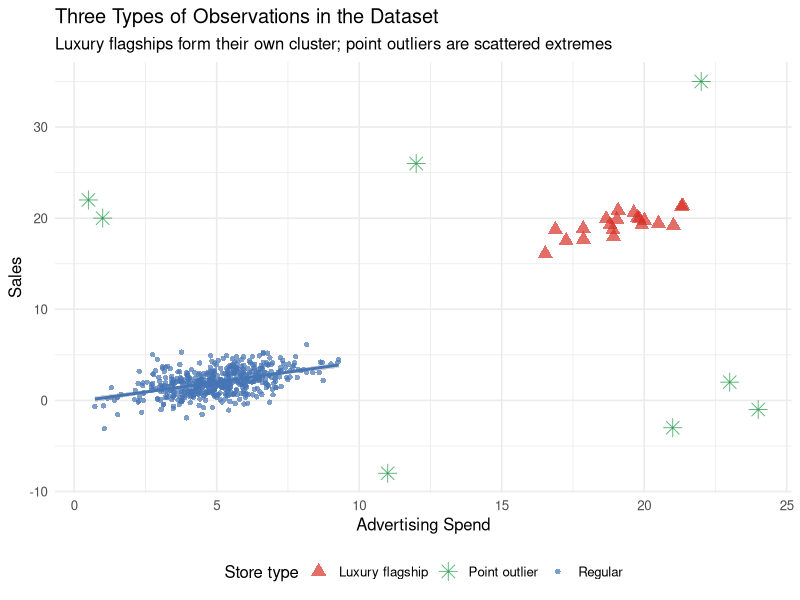
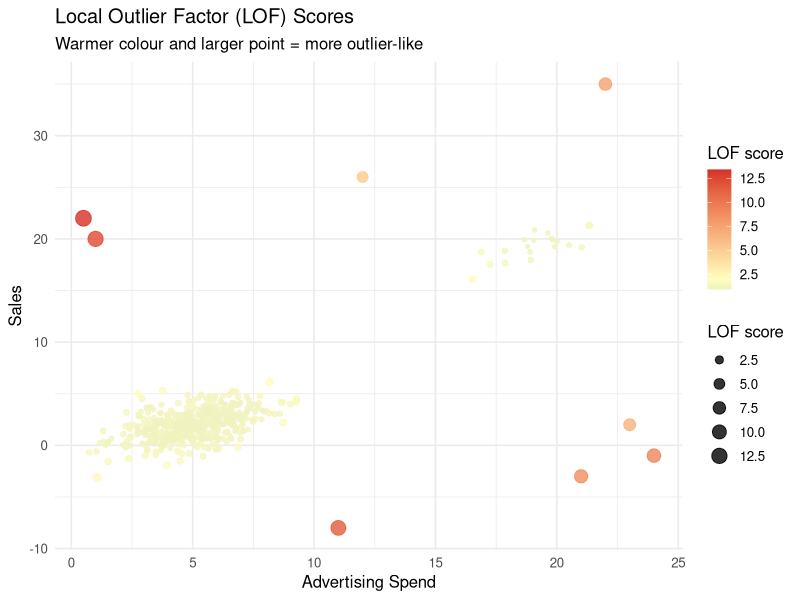
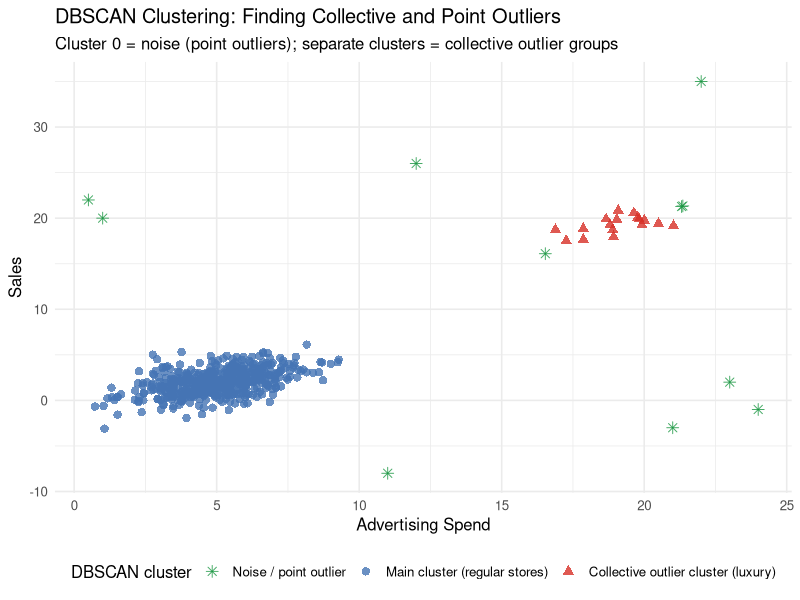
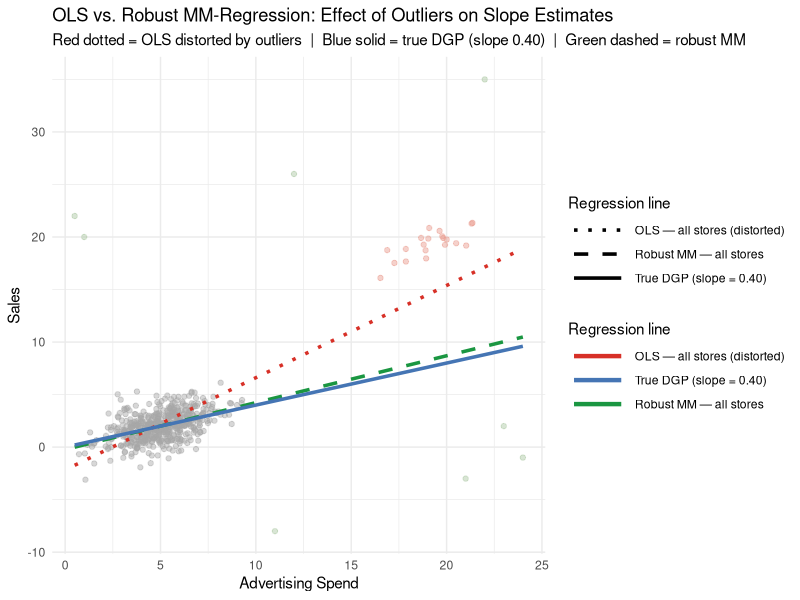
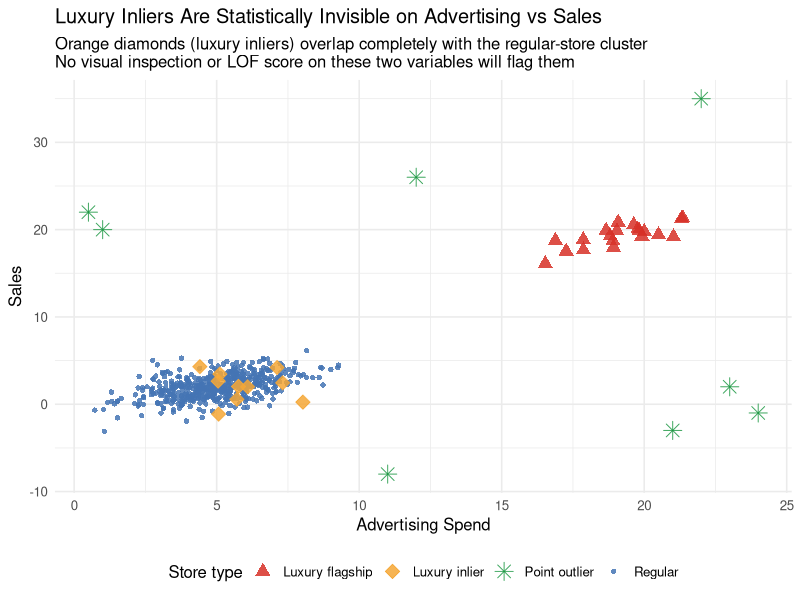
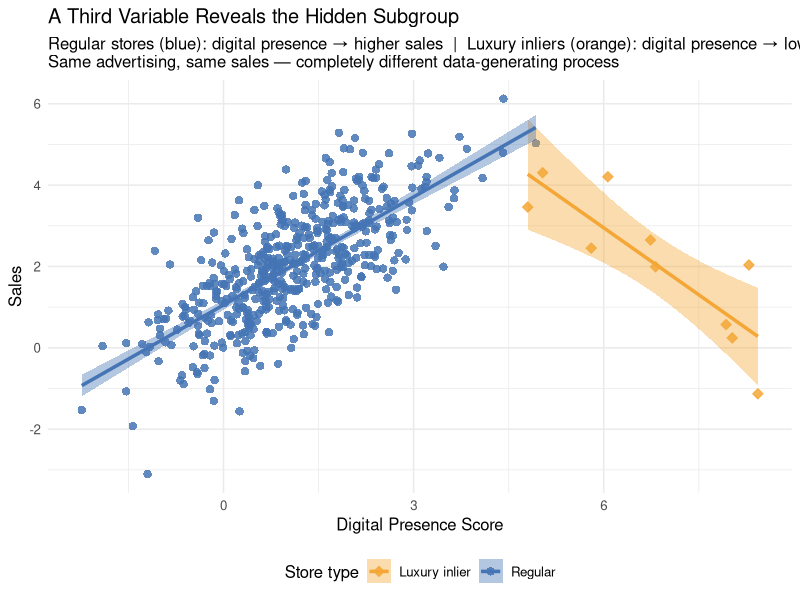

Recreate these plots in R, in order.
## ---- chunk 1
knitr::opts_chunk$set(
  echo = TRUE,
  fig.width = 8,
  fig.height = 5,
  fig.path = "figs/",
  dev = "svg"
)

dir.create("figs", recursive = TRUE, showWarnings = FALSE)
## ---- chunk 2
#| code-summary: "▶ Load required packages"
# Uncomment to install if needed:
# install.packages(c("lavaan", "semTools", "MASS", "ggplot2",
#                    "dplyr", "tidyr", "corrplot", "knitr", "lmtest",
#                    "mclust", "dbscan"))

library(lavaan)       # CFA and SEM (Cases 1 and 3)
library(semTools)     # htmt() and auxiliary SEM tools (Cases 1 and 3)
library(MASS)         # mvrnorm(): generate multivariate normal data (all cases)
library(ggplot2)      # Visualizations (all cases)
library(dplyr)        # Data manipulation (all cases)
library(tidyr)        # Data reshaping (Cases 2 and 3)
library(corrplot)     # Correlation heatmap (Case 1)
library(knitr)        # Nicely formatted tables (all cases)
library(lmtest)       # Breusch-Pagan heteroskedasticity test (Case 2)
library(mclust)       # Gaussian mixture models / latent class analysis (Case 4)
library(dbscan)       # Local outlier factor and DBSCAN clustering (Case 5)
## ---- chunk 3
#| code-summary: "▶ Simulate store dataset with collective and point outliers"
set.seed(2025)

# ── Regular stores ─────────────────────────────────────────────────────────────
# True DGP: sales = 0.40 * advertising + noise   (slope = 0.40, no intercept)
n_reg <- 500
adv_reg   <- rnorm(n_reg, mean = 5, sd = 1.5)
sales_reg <- 0.4 * adv_reg + rnorm(n_reg, sd = 1.2)

# ── Luxury flagship stores (collective outliers) ───────────────────────────────
# Different economic model: much higher advertising, steeper returns to advertising.
# Their cluster (centroid ≈ 20, 20) is far from the regular cluster (≈ 5, 2) —
# the "between-cluster" slope is ~1.2, which will pull OLS well above 0.40.
n_lux <- 20
adv_lux   <- rnorm(n_lux, mean = 20, sd = 1.5)
sales_lux <- 0.90 * adv_lux + rnorm(n_lux, sd = 0.8) + 2   # steeper slope, similar absolute level

# ── Point outliers (individual extreme observations) ───────────────────────────
n_pt  <- 8
# Point outliers are placed either at very low adv with implausibly high sales,
# or at high adv with implausibly low/negative sales, or in the mid-range gap
# (adv 10–13, between the regular cloud and the luxury cluster) with extreme sales.
# This keeps them visually isolated — none overlap the regular-store region.
adv_pt   <- c(24, 0.5, 11, 22, 1, 23, 12, 21)
sales_pt <- c(-1, 22,  -8, 35, 20,  2, 26, -3)

# ── Combine into single dataset ────────────────────────────────────────────────
df5 <- data.frame(
  advertising = c(adv_reg,    adv_lux,    adv_pt),
  sales       = c(sales_reg,  sales_lux,  sales_pt),
  store_type  = c(rep("Regular",        n_reg),
                  rep("Luxury flagship", n_lux),
                  rep("Point outlier",   n_pt))
)
## ---- chunk 4
#| code-summary: "▶ Plot: stores colored by true type"
ggplot(df5, aes(x = advertising, y = sales, colour = store_type, shape = store_type)) +
  geom_point(aes(size = store_type), alpha = 0.7) +
  geom_smooth(data = filter(df5, store_type == "Regular"),
              method = "lm", se = TRUE, colour = "#4575b4",
              linewidth = 1.0, inherit.aes = FALSE,
              aes(x = advertising, y = sales)) +
  scale_colour_manual(
    values = c("Regular"         = "#4575b4",
               "Luxury flagship" = "#d73027",
               "Point outlier"   = "#1a9641"),
    name   = "Store type"
  ) +
  scale_shape_manual(
    values = c("Regular" = 16, "Luxury flagship" = 17, "Point outlier" = 8),
    name   = "Store type"
  ) +
  scale_size_manual(
    values = c("Regular" = 1.5, "Luxury flagship" = 3.5, "Point outlier" = 4),
    name   = "Store type"
  ) +
  labs(
    x        = "Advertising Spend",
    y        = "Sales",
    title    = "Three Types of Observations in the Dataset",
    subtitle = "Luxury flagships form their own cluster; point outliers are scattered extremes"
  ) +
  theme_minimal(base_size = 12) +
  theme(legend.position = "bottom")
## ---- chunk 5
#| code-summary: "▶ Compute LOF scores and visualize"
# Standardise the variables before computing LOF
df5_scaled <- data.frame(
  advertising = scale(df5$advertising),
  sales       = scale(df5$sales)
)

# Compute LOF scores (minPts = number of neighbours to consider)
df5$lof_score <- dbscan::lof(df5_scaled, minPts = 10)

# Visualise LOF scores
ggplot(df5, aes(x = advertising, y = sales,
                colour = lof_score, size = lof_score)) +
  geom_point(alpha = 0.8) +
  scale_colour_gradient2(low = "#4575b4", mid = "#ffffbf", high = "#d73027",
                         midpoint = 2, name = "LOF score") +
  scale_size_continuous(range = c(1, 5), name = "LOF score") +
  labs(
    x        = "Advertising Spend",
    y        = "Sales",
    title    = "Local Outlier Factor (LOF) Scores",
    subtitle = "Warmer colour and larger point = more outlier-like"
  ) +
  theme_minimal(base_size = 12) +
  theme(legend.position = "right")
## ---- chunk 6
#| code-summary: "▶ Table: top outliers by LOF score"
# Show the top outliers by LOF score
df5 |>
  arrange(desc(lof_score)) |>
  select(advertising, sales, store_type, lof_score) |>
  head(15) |>
  mutate(across(where(is.numeric), \(x) round(x, 2))) |>
  kable(
    col.names = c("Advertising", "Sales", "Store Type", "LOF Score"),
    caption   = "Top 15 Observations by LOF Score (highest = most outlier-like)"
  )
## ---- chunk 7
#| code-summary: "▶ DBSCAN clustering — find collective outlier cluster"
# Fit DBSCAN
# eps: maximum distance to be considered a "neighbour"
# minPts: minimum cluster size
dbscan_fit <- dbscan::dbscan(df5_scaled, eps = 0.4, minPts = 4)
df5$cluster <- factor(dbscan_fit$cluster)

ggplot(df5, aes(x = advertising, y = sales,
                colour = cluster, shape = cluster)) +
  geom_point(size = 2.5, alpha = 0.8) +
  scale_colour_manual(
    values = c("0" = "#1a9641",   # noise = green (point outliers — matches scatter plot)
               "1" = "#4575b4",   # main cluster = blue (regular stores)
               "2" = "#d73027",   # luxury cluster = red (luxury flagships — matches scatter plot)
               "3" = "#fdae61"),  # any additional cluster
    labels = c("0" = "Noise / point outlier",
               "1" = "Main cluster (regular stores)",
               "2" = "Collective outlier cluster (luxury)",
               "3" = "Additional cluster"),
    name   = "DBSCAN cluster",
    drop   = FALSE
  ) +
  scale_shape_manual(
    values = c("0" = 8, "1" = 16, "2" = 17, "3" = 15),
    labels = c("0" = "Noise / point outlier",
               "1" = "Main cluster (regular stores)",
               "2" = "Collective outlier cluster (luxury)",
               "3" = "Additional cluster"),
    name   = "DBSCAN cluster",
    drop   = FALSE
  ) +
  labs(
    x        = "Advertising Spend",
    y        = "Sales",
    title    = "DBSCAN Clustering: Finding Collective and Point Outliers",
    subtitle = "Cluster 0 = noise (point outliers); separate clusters = collective outlier groups"
  ) +
  theme_minimal(base_size = 12) +
  theme(legend.position = "bottom")
## ---- chunk 8
#| code-summary: "▶ OLS vs. robust MM-regression coefficient comparison"
# ── Fit regression models ─────────────────────────────────────────────────────
m_ols_all <- lm(sales ~ advertising, data = df5)
m_robust  <- MASS::rlm(sales ~ advertising, data = df5, method = "MM")
# True DGP: sales = 0.4 * advertising (known from simulation — slope = 0.40)

# ── Compare coefficients against true DGP ────────────────────────────────────
coef_compare5 <- data.frame(
  Model = c("OLS — all stores (distorted by outliers)",
            "True DGP (known from simulation)",
            "Robust MM-estimation — all stores"),
  `Advertising coefficient` = round(c(coef(m_ols_all)["advertising"],
                                      0.40,
                                      coef(m_robust)["advertising"]), 3)
)

kable(coef_compare5,
      col.names = c("Model", "Advertising Coefficient"),
      caption   = "OLS vs. Robust MM-Regression: The luxury flagship cluster and point outliers pull OLS well above the true DGP slope; MM-estimation recovers close to 0.40.")
## ---- chunk 9
#| code-summary: "▶ Plot: OLS vs. robust MM regression lines"
# Generate prediction lines
x_seq <- seq(min(df5$advertising), max(df5$advertising), length.out = 300)
newdat <- data.frame(advertising = x_seq)

pred_lines <- data.frame(
  advertising = rep(x_seq, 3),
  sales       = c(predict(m_ols_all, newdata = newdat),
                  0.40 * x_seq,                          # True DGP: slope = 0.40, intercept = 0
                  predict(m_robust,  newdata = newdat)),
  model       = rep(c("OLS — all stores (distorted)",
                      "True DGP (slope = 0.40)",
                      "Robust MM — all stores"),
                    each = length(x_seq))
)

line_colors <- c(
  "OLS — all stores (distorted)" = "#d73027",
  "True DGP (slope = 0.40)"     = "#4575b4",
  "Robust MM — all stores"      = "#1a9641"
)
line_types <- c(
  "OLS — all stores (distorted)" = "dotted",
  "True DGP (slope = 0.40)"     = "solid",
  "Robust MM — all stores"      = "dashed"
)

ggplot() +
  geom_point(data = df5,
             aes(x = advertising, y = sales, colour = store_type),
             alpha = 0.45, size = 1.5) +
  geom_line(data = pred_lines,
            aes(x = advertising, y = sales, colour = model, linetype = model),
            linewidth = 1.2) +
  scale_colour_manual(
    values = c(
      "Regular"                      = "grey65",
      "Luxury flagship"              = "#e8998d",
      "Point outlier"                = "#a8c5a0",
      "OLS — all stores (distorted)" = "#d73027",
      "True DGP (slope = 0.40)"     = "#4575b4",
      "Robust MM — all stores"      = "#1a9641"
    ),
    breaks = c("OLS — all stores (distorted)",
               "True DGP (slope = 0.40)",
               "Robust MM — all stores"),
    name = "Regression line"
  ) +
  scale_linetype_manual(values = line_types, name = "Regression line") +
  guides(colour   = guide_legend(order = 1, override.aes = list(linewidth = 1.5)),
         linetype = guide_legend(order = 1)) +
  labs(
    x        = "Advertising Spend",
    y        = "Sales",
    title    = "OLS vs. Robust MM-Regression: Effect of Outliers on Slope Estimates",
    subtitle = "Red dotted = OLS distorted by outliers  |  Blue solid = true DGP (slope 0.40)  |  Green dashed = robust MM"
  ) +
  theme_minimal(base_size = 11) +
  theme(legend.position  = "right",
        legend.direction = "vertical",
        legend.key.width = unit(1.5, "cm"))
## ---- chunk 10
#| code-summary: "▶ Sensitivity table: OLS vs. robust MM coefficients"
# Extract and compare key summary stats
sens_df <- data.frame(
  Method = c("OLS (all stores)", "Robust MM-estimation (all stores)"),
  `Intercept` = round(c(coef(m_ols_all)[1], coef(m_robust)[1]), 3),
  `Advertising slope` = round(c(coef(m_ols_all)[2], coef(m_robust)[2]), 3)
)

kable(sens_df,
      col.names = c("Method", "Intercept", "Advertising Slope"),
      caption   = "Sensitivity Check: OLS vs. Robust MM-Estimation Coefficients")
## ---- chunk 11
#| code-summary: "▶ Add luxury inliers + digital presence variable (extends df5)"
set.seed(42)
n_lux_in <- 10

# Luxury inliers: advertising and sales deliberately overlap with regular stores.
# On the main two dimensions, they are statistically indistinguishable.
adv_in   <- rnorm(n_lux_in, mean = 5.2, sd = 1.4)
sales_in <- 0.38 * adv_in + rnorm(n_lux_in, sd = 1.15)

# Third variable: digital presence score (0–10 composite: social media, web traffic,
# online reviews). Key distinction in the data-generating process:
#   Regular stores:      POSITIVE slope — mass-market brands benefit from digital reach.
#   Luxury inliers:      NEGATIVE slope — digital overexposure erodes brand exclusivity.
dp_reg <- 0.55 * sales_reg + rnorm(n_reg,    mean = 0, sd = 0.80)
dp_in  <- -0.65 * sales_in  + rnorm(n_lux_in, mean = 0, sd = 0.50) + 8.0

# Assign neutral digital scores to the obvious outlier groups (not the focus here)
dp_lux <- rnorm(n_lux, mean = 6.5, sd = 0.6)
dp_pt  <- rnorm(n_pt,  mean = 3.0, sd = 0.8)

# Extended dataset: all original stores + luxury inliers
df5_ext <- data.frame(
  advertising      = c(adv_reg,      adv_lux,       adv_pt,      adv_in),
  sales            = c(sales_reg,    sales_lux,     sales_pt,    sales_in),
  digital_presence = c(dp_reg,       dp_lux,        dp_pt,       dp_in),
  store_type       = c(rep("Regular",          n_reg),
                       rep("Luxury flagship",  n_lux),
                       rep("Point outlier",    n_pt),
                       rep("Luxury inlier",    n_lux_in))
)
## ---- chunk 12
#| code-summary: "▶ Plot: four store types — inliers hidden inside regular cluster"
type_cols  <- c("Regular"         = "#4575b4",
                "Luxury flagship" = "#d73027",
                "Point outlier"   = "#1a9641",
                "Luxury inlier"   = "#f4a736")
type_shps  <- c("Regular"         = 16, "Luxury flagship" = 17,
                "Point outlier"   = 8,  "Luxury inlier"   = 23)
type_szs   <- c("Regular"         = 1.5, "Luxury flagship" = 3.5,
                "Point outlier"   = 4.0, "Luxury inlier"   = 3.5)

ggplot(df5_ext,
       aes(x = advertising, y = sales,
           colour = store_type, fill = store_type,
           shape = store_type, size = store_type)) +
  geom_point(alpha = 0.85) +
  scale_colour_manual(values = type_cols, name = "Store type") +
  scale_fill_manual(values   = type_cols, name = "Store type") +
  scale_shape_manual(values  = type_shps, name = "Store type") +
  scale_size_manual(values   = type_szs,  name = "Store type") +
  labs(
    x        = "Advertising Spend",
    y        = "Sales",
    title    = "Luxury Inliers Are Statistically Invisible on Advertising vs Sales",
    subtitle = paste0("Orange diamonds (luxury inliers) overlap completely with the regular-store cluster\n",
                      "No visual inspection or LOF score on these two variables will flag them")
  ) +
  theme_minimal(base_size = 12) +
  theme(legend.position = "bottom")
## ---- chunk 13
#| code-summary: "▶ LOF scores by group: inliers are indistinguishable from regular stores"
df5_ext_scaled <- scale(df5_ext[, c("advertising", "sales")])
df5_ext$lof2d  <- dbscan::lof(df5_ext_scaled, minPts = 10)

df5_ext |>
  group_by(store_type) |>
  summarise(
    `Mean LOF`  = round(mean(lof2d), 2),
    `Max LOF`   = round(max(lof2d),  2),
    `Pct > 2.0` = paste0(round(100 * mean(lof2d > 2.0), 0), "%"),
    n           = n(),
    .groups = "drop"
  ) |>
  arrange(desc(`Mean LOF`)) |>
  kable(caption = paste0(
    "LOF scores by store type (advertising + sales only). ",
    "Inliers are statistically indistinguishable from regular stores — ",
    "any threshold you set will miss them."
  ))
## ---- chunk 14
#| code-summary: "▶ Digital presence vs sales: opposite slopes reveal the hidden subgroup"
reg_and_inliers <- filter(df5_ext, store_type %in% c("Regular", "Luxury inlier"))

ggplot(reg_and_inliers,
       aes(x = digital_presence, y = sales,
           colour = store_type, fill = store_type, shape = store_type)) +
  geom_point(size = 2.5, alpha = 0.85) +
  geom_smooth(aes(group = store_type), method = "lm", se = TRUE,
              linewidth = 1.2) +
  scale_colour_manual(
    values = c("Regular" = "#4575b4", "Luxury inlier" = "#f4a736"),
    name   = "Store type"
  ) +
  scale_fill_manual(
    values = c("Regular" = "#4575b4", "Luxury inlier" = "#f4a736"),
    name   = "Store type"
  ) +
  scale_shape_manual(
    values = c("Regular" = 16, "Luxury inlier" = 23),
    name   = "Store type"
  ) +
  labs(
    x        = "Digital Presence Score",
    y        = "Sales",
    title    = "A Third Variable Reveals the Hidden Subgroup",
    subtitle = paste0(
      "Regular stores (blue): digital presence \u2192 higher sales  |  ",
      "Luxury inliers (orange): digital presence \u2192 lower sales\n",
      "Same advertising, same sales — completely different data-generating process"
    )
  ) +
  theme_minimal(base_size = 12) +
  theme(legend.position = "bottom")
## ---- chunk 15
#| code-summary: "▶ How inliers bias the digital presence coefficient"
m_pooled <- lm(sales ~ advertising + digital_presence,
               data = filter(df5_ext, store_type %in% c("Regular", "Luxury inlier")))
m_clean  <- lm(sales ~ advertising + digital_presence,
               data = filter(df5_ext, store_type == "Regular"))
# True DGP for regular stores: digital_presence coefficient ≈ +0.55

data.frame(
  Model = c(
    "Pooled: regular + luxury inliers (contaminated)",
    "Regular stores only — true DGP"
  ),
  `Advertising coef`      = round(c(coef(m_pooled)["advertising"],
                                     coef(m_clean)["advertising"]),      3),
  `Digital presence coef` = round(c(coef(m_pooled)["digital_presence"],
                                     coef(m_clean)["digital_presence"]), 3)
) |>
  kable(
    col.names = c("Model", "Advertising Coef", "Digital Presence Coef"),
    caption   = paste0(
      "Luxury inliers attenuate or reverse the digital presence coefficient. ",
      "True value for regular stores \u2248 +0.55. ",
      "No outlier diagnostic on advertising + sales would prompt you to investigate."
    )
  )
